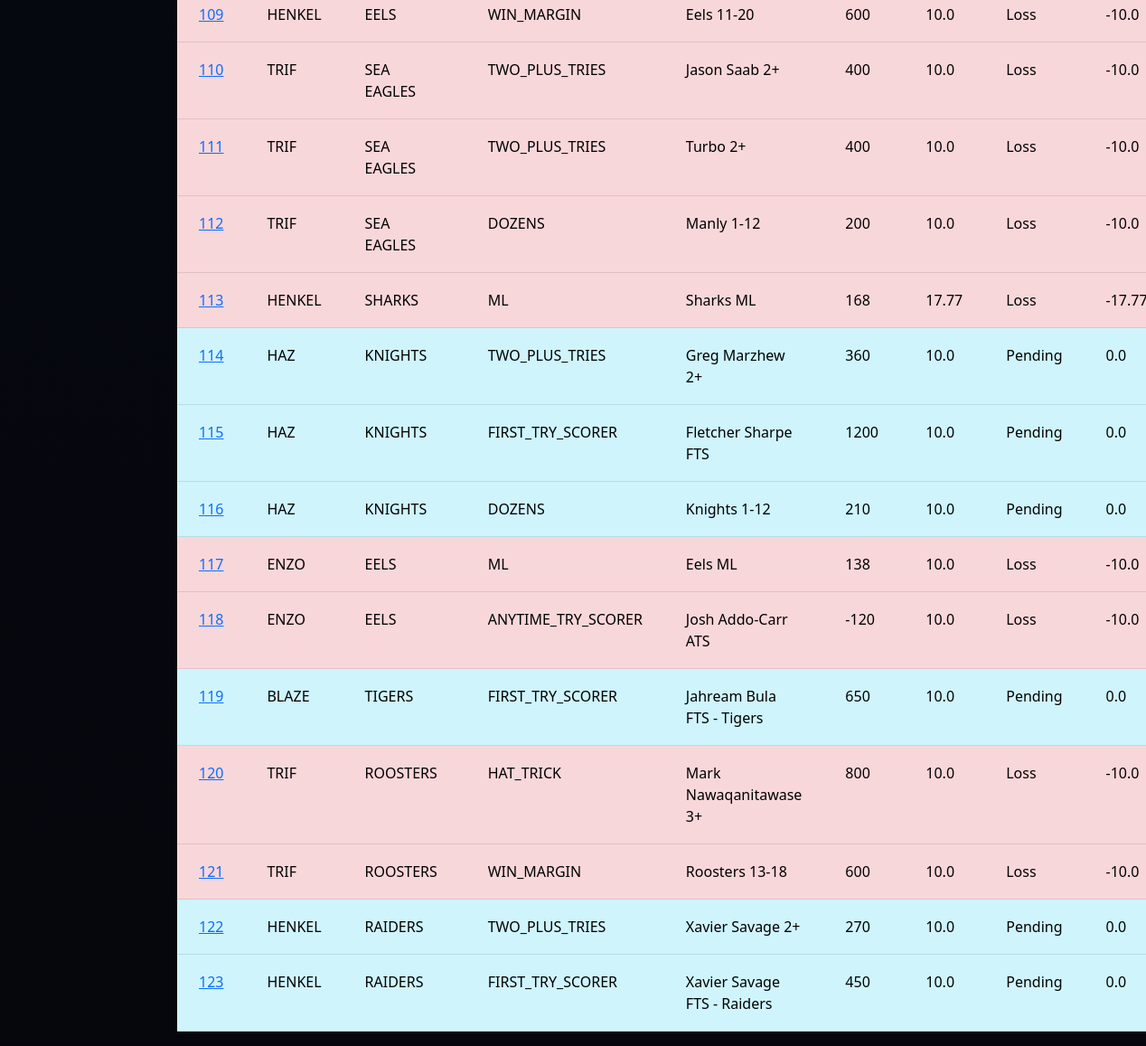
The app's page /transactions (lower part), older data.
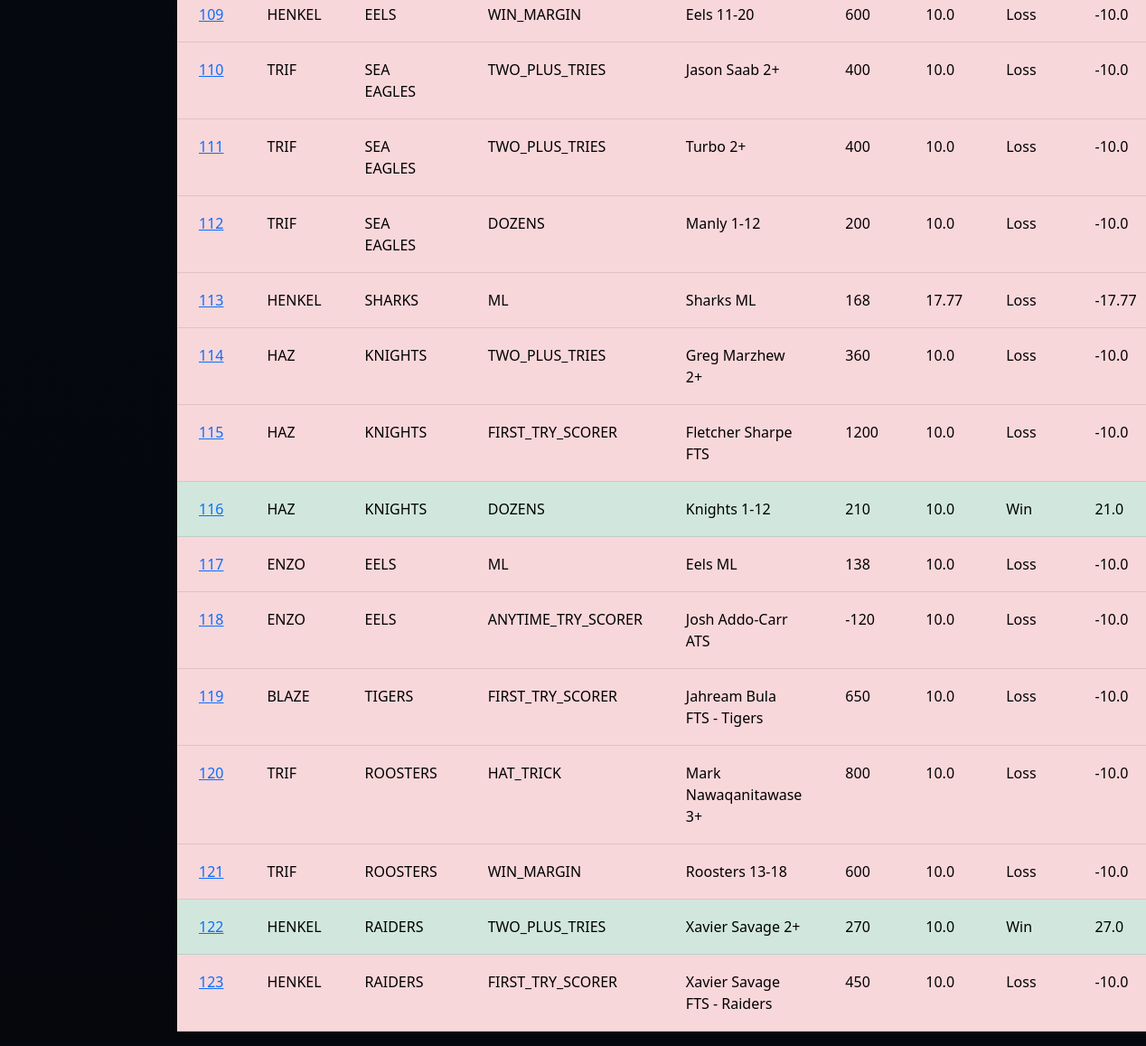
The same page, newer data.
### tables this page shows
CREATE TABLE Transactions (
                            ID INTEGER PRIMARY KEY AUTOINCREMENT,
                            PlayerID INTEGER,
                            Team TEXT,
                            BetType TEXT,
                            Description TEXT,
                            Odds INTEGER,
                            AmountBet REAL,
                            Status TEXT,
                            AmountWon REAL,
                            FOREIGN KEY(PlayerID) REFERENCES Players(ID)
                        );

CREATE TABLE Players (
                        ID INTEGER PRIMARY KEY AUTOINCREMENT,
                        Name TEXT,
                        BetsPlaced INTEGER,
                        SuccessRate REAL,
                        Bank REAL
                    );

### app.py (the view)
@app.route("/transactions")
def transactions():
    db = get_db(DB)
    data = db.execute("""
        SELECT Transactions.*, Players.Name
        FROM Transactions
        JOIN Players ON Players.ID = Transactions.PlayerID
    """).fetchall()
    return render_template("transactions.html", transactions=data)

### app.py (called while the page is built)
def get_db(DB):
    try:
        db = sqlite3.connect(DB)
        return db
    except sqlite3.Error as e:
        print(f"Error opening database: {e}")
        return None

### templates/transactions.html (shortened to what this page needs)
{% extends "base.html" %}
{% block content %}
<table class="table transaction-table">
    {% for p in transactions %}
    {% if p[7] == "Win" %}
    <tr class="table-success">
    {% elif p[7] == "Loss" %}
    <tr class="table-danger">
    {% elif p[7] == "Pending" %}
    <tr class="table-info">
    {% else %}
    <tr class="table-primary">
    {% endif %}
        <td>
            <a href="{{ url_for('player', id=p[0]) }}">
                {{ p[0] }}
            </a>
        </td>
        <td>{{ p[9] }}</td>
        <td>{{ p[2] }}</td>
        <td>{{ p[3] }}</td>
        <td>{{ p[4] }}</td>
        <td>{{ p[5] }}</td>
        <td>{{ p[6] }}</td>
        <td>{{ p[7] }}</td>
        <td>{{ p[8] }}</td>
    </tr>
    {% endfor %}
</table>
{% endblock %}

### templates/base.html (shortened to what this page needs)
<!DOCTYPE html>
<html lang="en">
<head>
<link href="https://cdn.jsdelivr.net/npm/bootstrap@5.3.0/dist/css/bootstrap.min.css" rel="stylesheet">
<link rel="stylesheet" href="https://cdn.jsdelivr.net/npm/bootstrap-icons@1.11.1/font/bootstrap-icons.css">
</head>
<body>
<div class="container">
    {% block content %}
    {% endblock %}
</div>
</body>
</html>

### templates/base.html (style rules this page uses)
body { background: linear-gradient(to bottom, #0a0f1c, #05070d); color: white; font-family: 'Segoe UI', Tahoma, Geneva, Verdana, sans-serif; }
.container { max-width: 900px; }

Row changes from the older to the newer data that the page shows:
changed Transactions "Greg Marzhew 2+": Status "Pending" → "Loss"; AmountWon "0.0" → "-10.0"
changed Transactions "Fletcher Sharpe FTS": Status "Pending" → "Loss"; AmountWon "0.0" → "-10.0"
changed Transactions "Knights 1-12": Status "Pending" → "Win"; AmountWon "0.0" → "21.0"
changed Transactions "TIGERS": Status "Pending" → "Loss"; AmountWon "0.0" → "-10.0"
changed Transactions "Xavier Savage 2+": Status "Pending" → "Win"; AmountWon "0.0" → "27.0"
changed Transactions "Xavier Savage FTS - Raiders": Status "Pending" → "Loss"; AmountWon "0.0" → "-10.0"
